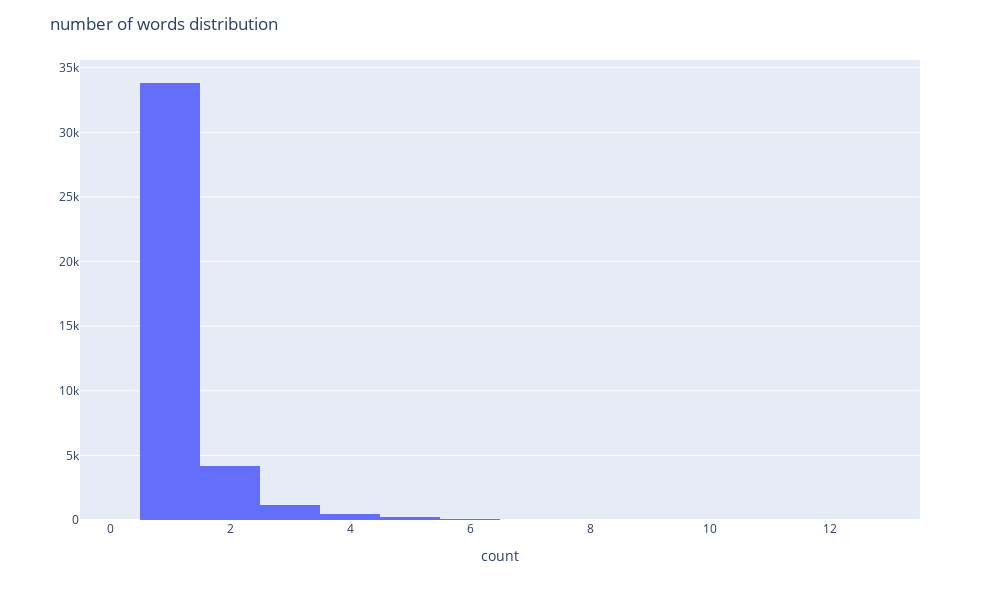

Write notebook code for a chart like this one.
### Code cell
npt.word_distribution(
    title='number of words distribution',
    xaxis_label='count',
)

### Figure 1 — Plotly figure (JSON) as saved in the notebook; plotly's stock layout.template omitted (floating-point values rounded to 4 significant figures; data arrays with more than 128 entries replaced by an {"elided": "..."} marker saying what was removed)
{"data": [{"alignmentgroup": "True", "bingroup": "x", "hovertemplate": "title_length=%{x}<br>count=%{y}<extra></extra>", "legendgroup": "", "marker": {"color": "#636efa", "pattern": {"shape": ""}}, "name": "", "offsetgroup": "", "orientation": "v", "showlegend": false, "type": "histogram", "x": {"elided": "40000 int values"}, "xaxis": "x", "yaxis": "y"}], "layout": {"barmode": "relative", "height": 600, "legend": {"tracegroupgap": 0}, "margin": {"t": 60}, "title": {"text": "number of words distribution"}, "width": 1000, "xaxis": {"anchor": "y", "domain": [0, 1], "title": {"text": "count"}}, "yaxis": {"anchor": "x", "domain": [0, 1], "title": {"text": ""}}}}
